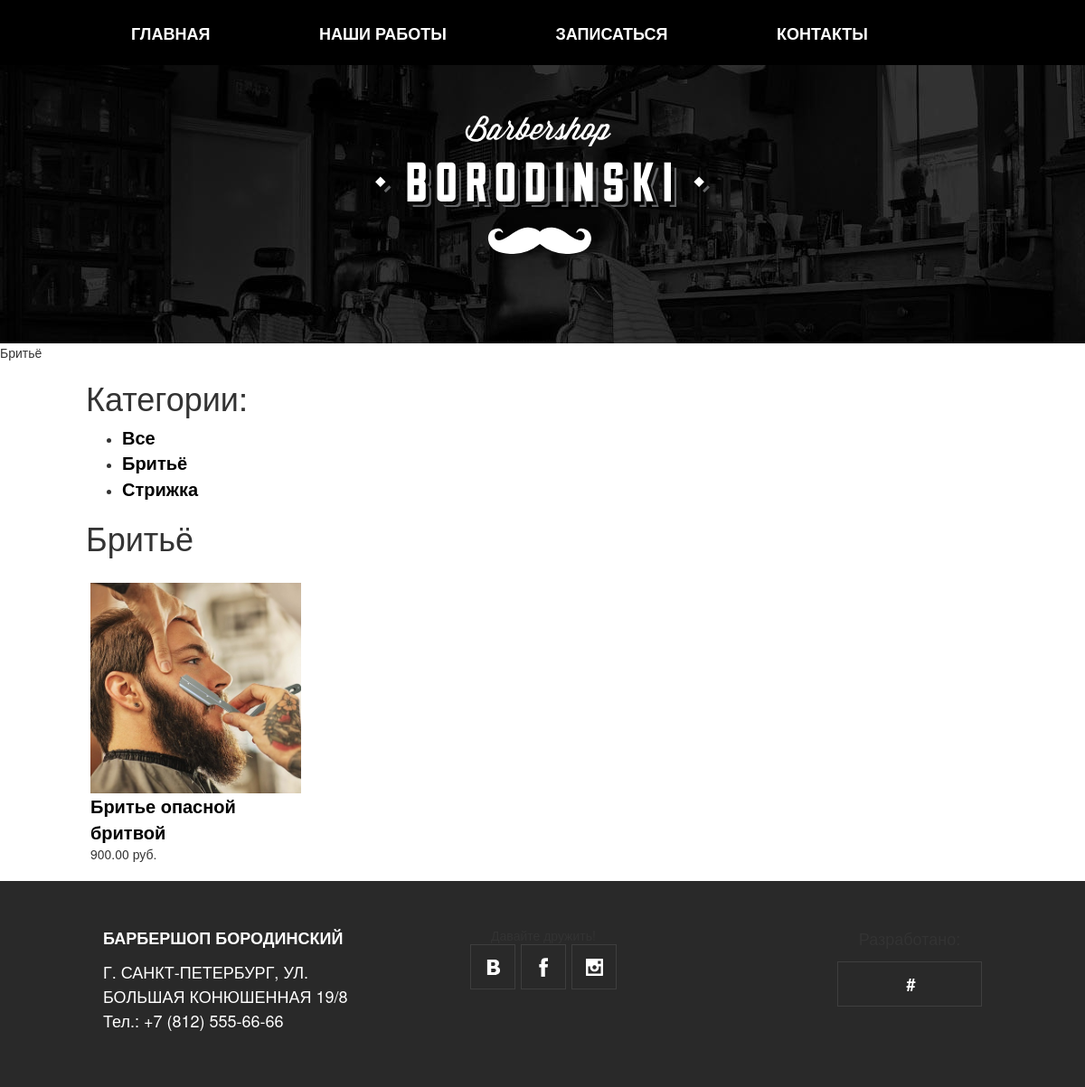
/work/brityo/, run on the app's committed database.
### work/models.py (models this page shows, shortened)
class Category(models.Model):
    name = models.CharField(max_length=200, db_index=True, verbose_name='Имя')
    slug = models.SlugField(max_length=200, db_index=True, unique=True)
    class Meta:
        ordering = ['name']
        verbose_name = 'Категория'
        verbose_name_plural = 'Категории'
    def get_absolute_url(self):
        return reverse('work:ProductListByCategory', args=[self.slug])

class Product(models.Model):
    category = models.ForeignKey(Category, related_name='products', verbose_name="Категория", on_delete=models.PROTECT)
    name = models.CharField(max_length=200, db_index=True, verbose_name="Название")
    slug = models.SlugField(max_length=200, db_index=True)
    image = models.ImageField(upload_to='products/%Y/%m/%d/', blank=True, verbose_name="Изображение товара")
    description = models.TextField(blank=True, verbose_name="Описание")
    price = models.DecimalField(max_digits=10, decimal_places=2, verbose_name="Цена")
    class Meta:
        ordering = ['name']
        index_together = [
            ['id', 'slug']
        ]
        verbose_name = 'Услуга'
        verbose_name_plural = 'Услуга'
    def get_absolute_url(self):
        return reverse('work:ProductDetail', args=[self.id, self.slug])

### work/views.py (the view)
# urls.py: url(r'^(?P<category_slug>[-\w]+)/$', views.ProductList, name='ProductListByCategory'),
def ProductList(request, category_slug=None):
    category = None
    categories = Category.objects.all()
    products = Product.objects.filter()
    if category_slug:
        category = get_object_or_404(Category, slug=category_slug)
        products = products.filter(category=category)
    return render(request, 'work/list.html', {
        'category': category,
        'categories': categories,
        'products': products
    })

### work/templates/work/list.html (shortened to what this page needs)
{% load static %}
<!DOCTYPE html>
<html lang="ru">
<head>
    <link href="{% static 'css/style3.min.css' %}" rel="stylesheet">
</head>
<body>
<header class="page-header">
    <div class="page-header__logo  page-header__logo--inner-page">
    <picture>
            <source media="(min-width: 1200px)" srcset= "{% static 'img/logotype-desktop.svg' %}">
            <source media="(min-width: 768px)" srcset= "{% static 'img/logotype-tablet.svg' %}">
            <img src="{% static 'img/logotype-mobile.svg' %}" width="370" height="153" alt="Барбершоп «Бородинский»">
    </picture>
    </div>
    <nav class="main-nav  main-nav--closed  main-nav--nojs">
        <div class="main-nav__wrapper">
            <ul class="main-nav__items">
                <li class="main-nav__item"><a href="../">Главная</a></li>
                <li class="main-nav__item  main-nav__item--active"><a>Наши работы</a></li>
                <li class="main-nav__item"><a href="{% url 'page_contact' %}">Записаться</a></li>
                <li class="main-nav__item"><a href="#">Контакты</a></li>
            </ul>
        </div>
    </nav>
</header>
{% block title %}
  {% if category %} {{ category.name }} {% endif %}
{% endblock %}
{% block content %}
  <div id="sidebar" class="col-sm-3">
    <h1>Категории:</h1>
    <ul>
      <li {% if not category %} class="selected" {% endif %}>
        <a class="qqq" href="{% url "work:ProductList" %}"> Все </a>
      </li>
      {% for cat in categories %}
        <li {% if category.slug == cat.slug %} class="selected" {% endif %}>
          <a class="qqq" href="{{ cat.get_absolute_url }}">{{ cat.name }}</a>
        </li>
      {% endfor %}
    </ul>
  </div>
  <div id="main" class="product_list col-sm-9">
    <h1>{% if category %}{{ category.name }}{% else %}Услуги:{% endif %}</h1>
    <div class="items row">
      {% for product in products %}
        <div class="item col-sm-4">
          <a href="{{ product.get_absolute_url }}">
            <img src="{% if product.image %}{{ product.image.url }}{% else %}{% static "img/no-image.jpg"%}{% endif %}" class="img-responsive">
          </a>
          <a class="qqq" href="{{ product.get_absolute_url }}">{{ product.name }}</a><br>
          {{ product.price }} руб.
        </div>
      {% endfor %}
    </div>
  </div>
{% endblock %}
<footer class="page-footer">
    <div class="page-footer__wrapper">
        <p class="page-footer__contacts">
            <b>Барбершоп Бородинский</b>
			<a class="btn" >г. Санкт-Петербург, ул. Большая Конюшенная 19/8<br>
            <a class="btn" href="tel:+78125556666">
                <span class="page-footer__phone-show">Тел.:</span> +7 (812) 555-66-66
            </a>
        </p>
        <p class="page-footer__social">
            <span class="page-footer__social-titleclass="btn"">Давайте дружить!</span>
            <span class="social-links">
            <a class="social-link  social-link--vk" href="#">Мы в Вконтакте</a>
            <a class="social-link  social-link--fb" href="#">Мы в Фейсбуке</a>
            <a class="social-link  social-link--ig" href="#">Мы в Инстаграме</a>
      </span>
        </p>
        <p class="page-footer__copyright">
            <a class="btn" href="#">#</a>
        </p>
    </div>
</footer>

### work/templates/work/list.html (style rules this page uses)
.col-sm-4 { border: 4px; background: #FFFFFF; padding: 20px; }
.product_list { border-left: 80px solid #FFFFFF; }
.col-sm-3 { border-left: 80px solid #FFFFFF; }
.qqq { font-size: 20px; font-weight: 600; font-color: #FFFFFF; }
A { color: black; }

### data on the page
Category: name "Бритьё"
Category: name "Стрижка"
Product: image (picture), name "Бритье опасной бритвой", price "900.00"
